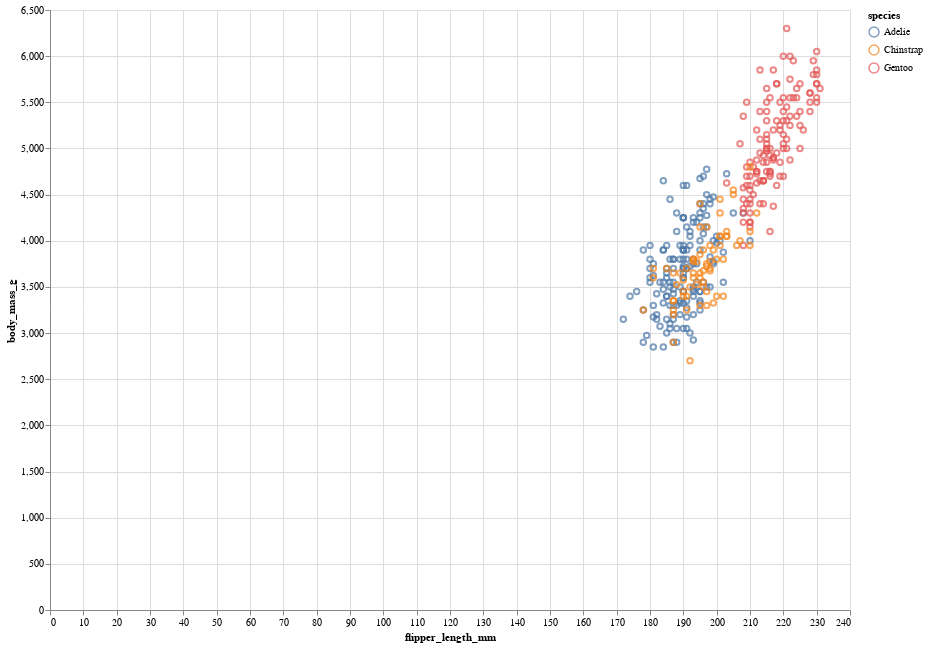

The cell this chart's notebook holds for it:
### Code cell
chart = alt.Chart(penguins).mark_point().encode(
    x = 'flipper_length_mm:Q',
    y ='body_mass_g:Q',
    color='species:N',
).properties(width=800, height=600)
chart

### Figure 1 — Vega-Lite specification as saved in the notebook (floating-point values rounded to 4 significant figures; data arrays with more than 128 entries replaced by an {"elided": "..."} marker saying what was removed)
{"config": {"view": {"continuousWidth": 400, "continuousHeight": 300}}, "data": {"name": "data-d00e1631cca48c544438d30d2b470e8a"}, "mark": "point", "encoding": {"color": {"field": "species", "type": "nominal"}, "x": {"field": "flipper_length_mm", "type": "quantitative"}, "y": {"field": "body_mass_g", "type": "quantitative"}}, "height": 600, "width": 800, "$schema": "https://vega.github.io/schema/vega-lite/v4.17.0.json", "datasets": {"data-d00e1631cca48c544438d30d2b470e8a": {"elided": "344 records"}}}
